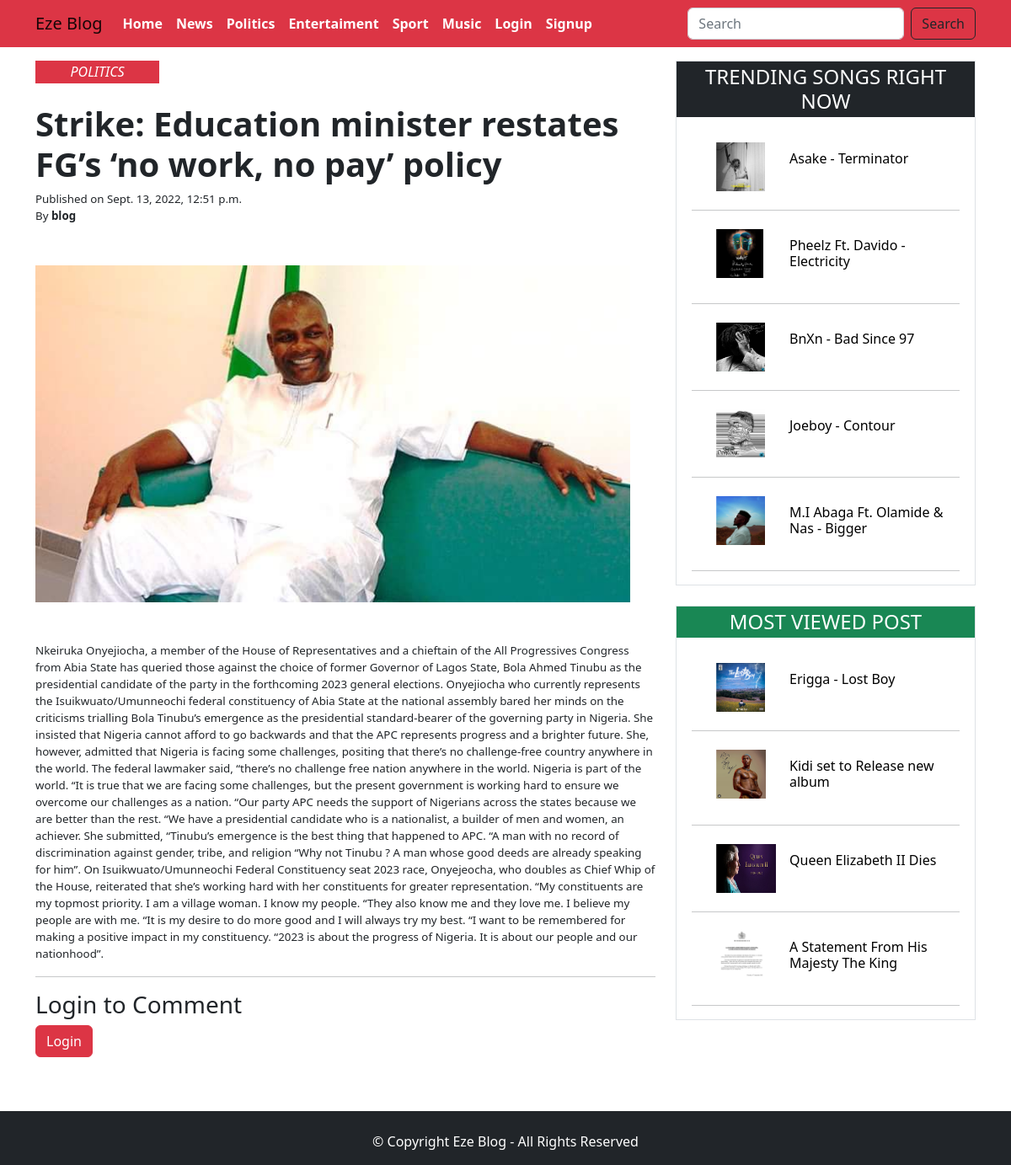
Screenshot of /detail/strike-education-minister-restates-fgs-no-work-no-pay-policy with the database file from the repository.
### home/models.py (models this page shows, shortened)
class Category(models.Model):
    category = models.CharField(max_length=50)
    slug = models.SlugField()

class Blog_Post(models.Model):
    writer = models.ForeignKey(User, on_delete = models.CASCADE, related_name='author')
    category = models.ForeignKey(Category, on_delete = models.CASCADE, related_name='author')
    image = models.ImageField(upload_to = 'img')
    title = models.CharField(max_length= 200)
    liked = models.ManyToManyField(User, default=None, blank=True, related_name='liked')
    body = models.TextField(blank=True, null=True)
    postbody = RichTextField()
    music = models.FileField(blank=True, null=True)
    slug = models.SlugField()
    trendsongs = models.BooleanField()
    mostviewed = models.BooleanField()
    featured = models.BooleanField()
    newpost = models.BooleanField()
    created_on = models.DateTimeField(auto_now_add=True)

### home/views.py (the view, shortened to what this page needs)
# urls.py: path('detail/<slug:theslug>', views.detail, name='detail'),
def detail(request, theslug):
    trendsongs = Blog_Post.objects.filter(trendsongs=True)
    mostviewed = Blog_Post.objects.filter(mostviewed=True)
    detail = Blog_Post.objects.get(slug=theslug)
    comments = Comment.objects.order_by('-id').filter(post=detail)
    form = CommentForm()
    context = {
        'trendsongs':trendsongs,
        'mostviewed':mostviewed,
        'detail':detail,
        'comments':comments,
        'form':form
    }
    return render(request, 'detail.html', context)

### home/forms.py
class CommentForm(forms.ModelForm):
    class Meta:
        model = Comment
        fields = '__all__'
        exclude = ['commenter', 'post', 'status']

### home/context_processor.py (called while the page is built)
def category(request):
    newscat = Category.objects.all()
    trendsongs = Blog_Post.objects.filter(trendsongs=True)
    mostviewed = Blog_Post.objects.filter(mostviewed=True)
    context = {
        'newscat':newscat,
        'trendsongs':trendsongs,
        'mostviewed':mostviewed,
    }
    return context

### home/templates/detail.html (shortened to what this page needs)
{% extends 'base.html' %}
{% load static %}
{% block header %} {% include 'header.html' %} {% endblock header %}
{% block content %}
<div class="container mt-3 mb-5">
    <div class="row">
        <div class="col-12 col-md-8 det">
            <h4 class="bg-danger text-center text-white mb-4 p-1">POLITICS</h4>
           <div>
               <h1>{{detail.title}}</h1>
               <p class="mb-0">Published on {{detail.created_on}}</p>
               <p class="mb-5">By <span>{{detail.writer}}</span></p>
               <img src="{{detail.image.url}}" alt="" style="height: 400px;">
               <p class="mt-5 ptext">{{detail.postbody|safe}}</p>
           </div>
           <hr>
           <section>
            {% if request.user.is_authenticated %}
            <form action="" method="POST">
              {% csrf_token %}
              <div class="form-group">
                <p>
                  <h4>Your Comment</h4>
                </p>
                {{form.as_p}}
              </div>
              <input name="postid" type="hidden" postid="{{post.id}}">
              <button class="btn btn-danger">Comment</button>
            </form>
            {% else %}
              <h3>Login to Comment</h3>
              <p>
                <a href="{% url 'signin' %}"><button class="btn btn-danger">Login</button></a>
              </p>
            {% endif %}
          </section>
        </div>
{% endblock content %}
{% block sidebar %} {% include "sidebar.html" %}{% endblock sidebar %}
{% block footer %} {% include "footer.html" %} {% endblock footer %}

### home/templates/header.html (shortened to what this page needs)
    <nav class="navbar navbar-expand-lg bg-danger">
        <div class="container">
          <a class="navbar-brand" href="#">Eze Blog</a>
          <div class="collapse navbar-collapse" id="navbarSupportedContent">
            <ul class="navbar-nav me-auto mb-2 mb-lg-0">
              {% if user.is_authenticated %}
              <li class="nav-item">
                <a class="nav-link" aria-current="page" href="{% url 'home' %}">Home</a>
              </li>
              {% for item in newscat %}
                <li class="nav-item">
                  <a class="nav-link" href="{% url 'category' item.id item.slug  %}">{{item.category|title}}</a>
                </li>
              {% endfor %}
              <li class="nav-item">
                <a class="nav-link" href="{% url 'signout' %}">Signout</a>
              </li>
              {% else %}
              <li class="nav-item">
                <a class="nav-link" aria-current="page" href="{% url 'home' %}">Home</a>
              </li>
              {% for item in newscat %}
                <li class="nav-item">
                  <a class="nav-link" href="{% url 'category' item.id item.slug  %}">{{item.category|title}}</a>
                </li>
              {% endfor %}
              <li class="nav-item">
                <a class="nav-link" href="{% url 'signin' %}">Login</a>
              </li>
              <li class="nav-item">
                <a class="nav-link" href="{% url 'signup' %}">Signup</a>
              </li>
              {% endif %}
            </ul>
            <form class="d-flex" role="search" action="{% url 'search' %}" method="POST">
              <input class="form-control me-2" name="search" type="search" placeholder="Search" aria-label="Search">
              <button class="btn btn-outline-dark" type="submit">Search</button>
            </form>
          </div>
        </div>
      </nav>

### home/templates/sidebar.html
<div class="col-12 col-md-4">
    <div class="border">
        <div>
            <h4 class="bg-dark text-center text-white mb-4 p-1" >TRENDING SONGS RIGHT NOW</h4>
        </div>
        {% if trendsongs %}
            {% for item in trendsongs %}
        <div class="card mb-3 songs" >
            <div class="row g-0">
              <div class="col-md-4">
                <a href="{% url 'detail' item.slug %}"><img src="{{item.image.url}}" class="img-fluid rounded-start" style="height: 70px;"></a>
              </div>
              <div class="col-md-8">
                <div class="card-body">
                  <a href="{% url 'detail' item.slug %}"><h6 class="card-title">{{item.title}}</h6></a>
                </div>
              </div>
            </div>
        </div>
        <hr class="rule">
            {% endfor %}
        {% endif %}
    </div>
    <div class="border mt-4">
        <div>
            <h4 class="bg-success text-center text-white mb-4 p-1" >MOST VIEWED POST</h4>
        </div>
        {% if mostviewed %}
           {% for item in mostviewed %}
           <div class="card mb-3 songs" >
               <div class="row g-0">
                 <div class="col-md-4">
                   <a href="{% url 'detail' item.slug %}"><img src="{{item.image.url}}" class="img-fluid rounded-start" style="height: 70px;"></a>
                 </div>
                 <div class="col-md-8">
                   <div class="card-body">
                     <a href="{% url 'detail' item.slug %}"><h6 class="card-title">{{item.title}}</h6></a>
                   </div>
                 </div>
               </div>
           </div>
           <hr class="rule">
           {% endfor %}
        {% endif %}
    </div>
</div>
</div>
</div>

### home/static/css/style.css (style rules this page uses)
* { padding: 0%; margin: 0%; box-sizing: border-box; }
.nav-item a { color: white; font-weight: 700; }
.card a { text-decoration: none; color: black; }
.songs img { padding-left: 40%; padding-top: 5%; padding-bottom: 5%; }
.border .card { border: none; }
.border .rule { width: 90%; margin-left: 5%; margin-right: 5%; }
.det h4 { width: 20%; font-size: medium; font-style: italic; }
.det h1 { font-weight: bolder; }
.det p { font-size: smaller; }
.det p span { font-weight: bold; }
.det .ptext { font-size: large; }

### rows the page displays
Category: category "News"
Category: category "Politics"
Category: category "Entertaiment"
Category: category "Sport"
Category: category "Music"
Blog_Post: title "Strike: Education minister restates FG’s ‘no work, no pay’ policy", created_on "Sept. 13, 2022, 12:51 p.m.", writer "blog", image (picture), postbody "Nkeiruka Onyejiocha, a member of the House of Representatives and a chieftain of the All Progressives Congress from Abia State has queried those against the choice of former Governor of Lagos State, Bola Ahmed Tinubu as the presidential candidate of the party in the forthcoming 2023 general elections. Onyejiocha who currently represents the Isuikwuato/Umunneochi federal constituency of Abia State at the national assembly bared her minds on the criticisms trialling Bola Tinubu’s emergence as the presidential standard-bearer of the governing party in Nigeria. She insisted that Nigeria cannot afford to go backwards and that the APC represents progress and a brighter future. She, however,…"
Blog_Post: image (picture), title "Asake - Terminator"
Blog_Post: image (picture), title "Pheelz Ft. Davido - Electricity"
Blog_Post: image (picture), title "BnXn - Bad Since 97"
Blog_Post: image (picture), title "Joeboy - Contour"
Blog_Post: image (picture), title "M.I Abaga Ft. Olamide & Nas - Bigger"
Blog_Post: image (picture), title "Erigga - Lost Boy"
Blog_Post: image (picture), title "Kidi set to Release new album"
Blog_Post: image (picture), title "Queen Elizabeth II Dies"
Blog_Post: image (picture), title "A Statement From His Majesty The King"
